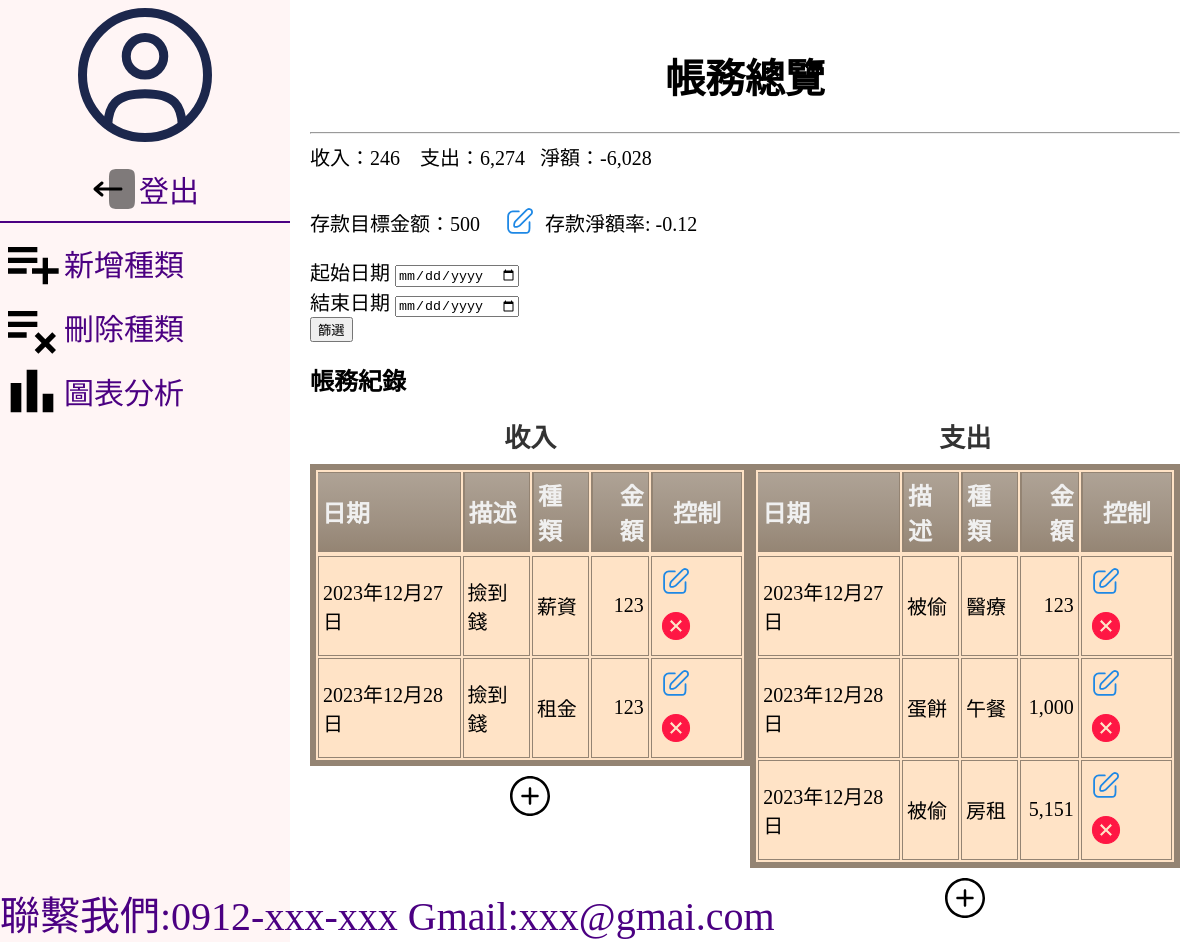
Before: /index/ (signed in) with the older database file.
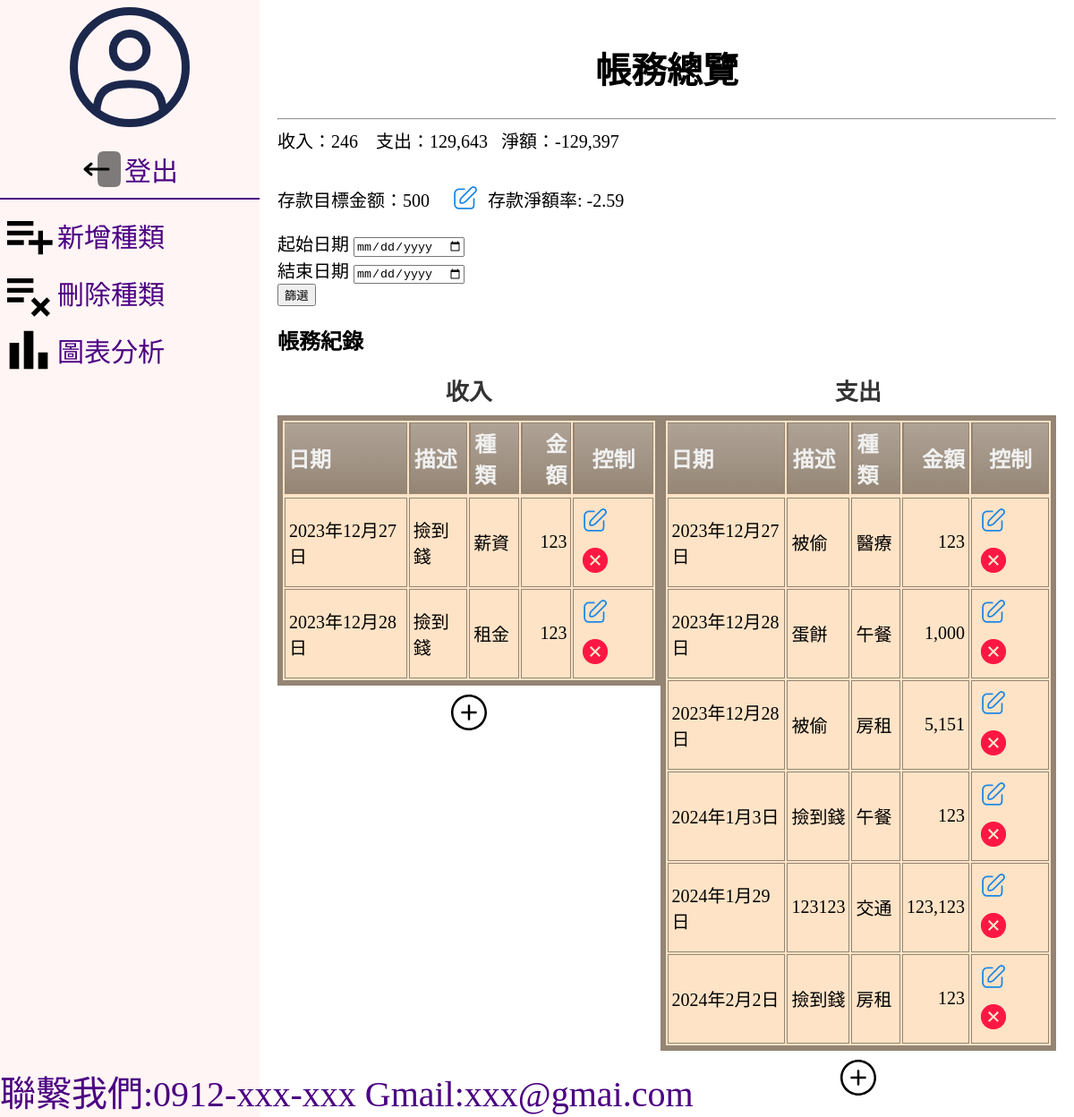
After: the same page with the newer database file.
### projectapp/models.py (models this page shows, shortened)
class DepositGoal(models.Model):
    user = models.ForeignKey(User, on_delete=models.CASCADE)
    goal_amount = models.IntegerField()

class Record_R1(models.Model):
    user=ForeignKey(User,on_delete=models.CASCADE,null=True)
    date 	= DateField()
    description = CharField(max_length=300,null=True)
    categoryR 	= CharField(max_length=50)
    cash 	= IntegerField()
    is_settled = models.BooleanField(default=False)  # 新增用來標記是否已經結算的欄位

class Record_E1(models.Model):
    user=ForeignKey(User,on_delete=models.CASCADE,null=True)
    date 	= DateField()
    description = CharField(max_length=300,null=True)
    categoryE 	= CharField(max_length=50)
    cash 	= IntegerField()
    is_settled = models.BooleanField(default=False)  # 新增用來標記是否已經結算的欄位

### projectapp/views.py (the view)
# urls.py: path('index/',views.recordall_and_cashflow,name='index'),
@login_required
def recordall_and_cashflow(request):
    deposit_goal = DepositGoal.objects.filter(user=request.user).first()
    corrent_user=request.user
    recordAllE=Record_E1.objects.filter(user=corrent_user).order_by('date')
    recordAllR=Record_R1.objects.filter(user=corrent_user).order_by('date')
    income_list=[record.cash for record in recordAllR]
    outcome_list=[record.cash for record in recordAllE]
    income=sum(income_list) if len(income_list)!=0 else 0
    outcome=sum(outcome_list) if len(outcome_list)!=0 else 0
    net = income -outcome
    form = DateFilterForm(request.GET or None)
    dataE=None
    if form.is_valid():
        start_date = form.cleaned_data['start_date']
        end_date = form.cleaned_data['end_date']
        if start_date and end_date:
            dataE = recordAllE.filter(date__range=(start_date, end_date))
        elif start_date:
            dataE = recordAllE.filter(date__gte=start_date) # gte:大於等於
        elif end_date:
            dataE = recordAllE.filter(date__lte=end_date) # lte:小於等於
    else:
        dataE = recordAllE
    if deposit_goal:
        goal_amount = deposit_goal.goal_amount
        if goal_amount == 0:
            goal_percent = 0
        else:
            goal_percent = net / (goal_amount * 100)
            goal_percent = round(goal_percent, 2)
    else:
        goal_amount = 0
        goal_percent = 0
    return render(request,'index.html',locals())

### projectapp/forms.py
class DateFilterForm(forms.Form):
    start_date = forms.DateField(label='起始日期', required=False,widget=forms.DateInput(attrs={'type': 'date'}))
    end_date = forms.DateField(label='結束日期', required=False,widget=forms.DateInput(attrs={'type': 'date'}) )
    def __init__(self, *args, **kwargs):
        super(DateFilterForm, self).__init__(*args, **kwargs)
        self.helper = FormHelper()
        self.helper.form_method = 'GET'  # 使用 GET 方法提交表单
        self.helper.add_input(Submit('submit', '筛选'))

### templates/index.html (shortened to what this page needs)
<!DOCTYPE html>
<html lang="en">
<head>
  <link rel="stylesheet" href="/static/css/index.css">
  {% load crispy_forms_tags %}
</head>
<body>
  <div class="container">
    <div class="left-box">
      <div class="listtitle"><img src="/static/img/user-circle-svgrepo-com.svg" alt="">
        <a href="/confirm_logout" class="logout">
          <img src="/static/img/logout-2-svgrepo-com (1).svg" alt="">
          <span>登出</span>
        </a>
      </div>
      <hr>
      <div class="list">
        <a href="/addcategory">
          <img src="/static/img/playlist_add_FILL0_wght400_GRAD0_opsz24.svg" alt="">
          <span>新增種類</span>
        </a>
        <a href="/delcategory">
          <img src="/static/img/playlist_remove_FILL0_wght400_GRAD0_opsz24.svg" alt="">
          <span>刪除種類</span>
        </a>
        <a href="/charts">
          <img src="/static/img/bar_chart_FILL0_wght400_GRAD0_opsz24.svg" alt="">
          <span>圖表分析</span>
        </a>
      </div>
      <div class="content">
        聯繫我們:0912-xxx-xxx
        Gmail:xxx@gmai.com
      </div>
    </div>
    <div class="right-text">
      <h1 style="font-size: 40px;text-align: center;">帳務總覽</h1>
      <hr>
      <div class="incomeEP">
        收入：<span class="thousand-separator">{{ income }}</span> &nbsp;&nbsp;
        支出：<span class="thousand-separator">{{ outcome }} </span>&nbsp;&nbsp;
        淨額：<span class="thousand-separator">{{ net }}</span>
        {% if deposit_goal %}
        <p>存款目標金额：<span class="thousand-separator">{{ deposit_goal.goal_amount }}</span> &nbsp;&nbsp;
          <a href="{% url 'set_deposit_goal' %}"><img src="/static/img/edit.svg" alt=""
              style="transform: translateY(10px);"></a>
          存款淨額率: {{ goal_percent }}
          {% else %}
        <p>存款目標金额：<span class="thousand-separator">0</span>
          <a href="{% url 'set_deposit_goal' %}"><img src="/static/img/plus-circle-svgrepo-com copy.svg" alt=""
              style="transform: translateY(4px);"></a>
          {% endif %}
          <form action="." method="get">
            {{ form|crispy }}
            <button type="submit" class="button-change">篩選</button>
          </form>
      </div>
      <h2>帳務紀錄</h2>
      <div class="table-all">
        <div>
          <table class="cinereousTable">
            <caption>收入</caption>
            <thead>
              <tr>
                <th>日期</th>
                <th>描述</th>
                <th>種類</th>
                <th style="text-align: right;">金額</th>
                <th style="text-align: center;">控制</th>
              </tr>
            </thead>
            {% for record in recordAllR %}
            <tr>
              <td>{{ record.date }}</td>
              <td>{{ record.description }}</td>
              <td>{{ record.categoryR }}</td>
              <td class="thousand-separator" style="text-align: right;">{{ record.cash }}</td>
              <td>
                <a href="{% url 'editRr' record.id %}"><img src="/static/img/edit.svg" alt="編輯"></a>
                <a href="{% url 'delRr' record.id %}"><img src="/static/img/cancel-svgrepo-com.svg" alt="刪除"></a>
              </td>
            </tr>
            {% endfor %}
          </table>
          <div style="text-align: center;margin-top:10px">
            <a style="margin-top:10px;" href="/addRrecord">
              <img src="/static/img/plus-circle-svgrepo-com.svg" alt="">
            </a>
          </div>
        </div>
        <div>
          <table class="cinereousTable">
            <caption>支出</caption>
            <thead>
              <th>日期</th>
              <th>描述</th>
              <th>種類</th>
              <th style="text-align: right;">金額</th>
              <th style="text-align: center;">控制</th>
              {% for record in dataE %}
              <tr>
            </thead>
            <td>{{ record.date }}</td>
            <td>{{ record.description }}</td>
            <td>{{ record.categoryE }}</td>
            <td class="thousand-separator" style="text-align: right;">{{ record.cash }}</td>
            <td>
              <a href="{% url 'editEr' record.id %}"><img src="/static/img/edit.svg" alt="編輯"></a>
              <a href="{% url 'delEr' record.id %}"><img src="/static/img/cancel-svgrepo-com.svg" alt="刪除"></a>
            </td>
            </tr>
            {% endfor %}
          </table>
          <div style="text-align: center; margin-top:10px">
            <a style="color:black;text-decoration: none;" href="/addErecord">
              <img src="/static/img/plus-circle-svgrepo-com.svg" alt="">
            </a>
          </div>
        </div>
      </div>
    </div>
  </div>
</body>
</html>

### static/css/index.css (style rules this page uses)
body { margin: 0; padding: 0; }
.container { display: flex; width: 100vw; height: 100vh; }
.left-box { width: 25%; background-color: #fff5f5; }
.left-box .list span { color: #4b0082; }
.left-box .list a { color: #4b0082; text-decoration: none; font-size:30px; display: flex; align-items: center; }
.listtitle { color: #4b0082; font-size: 60px; text-align: center; }
.listtitle a { color: #4b0082; text-decoration: none; font-size:30px; display: flex; align-items: center; justify-content: center; }
.logout { text-align: center; }
.content { position: absolute; color:#4b0082; font-size: 40px; bottom:0; display: flex; flex-direction: column; }
.left-box hr { border: 1px solid #4b0082; }
.right-text { width: 75%; padding: 20px; overflow-y: auto; }
.incomeEP { color:black; font-size: 20px; }
.table-all { display:flex; justify-content: space-around; }
.table-all caption { font-size: 26px; font-weight: bold; color: #333; margin-bottom: 10px; }
.table-all img { text-align: center; }
.thousand-separator { text-align: right; }
table.cinereousTable { border: 6px solid #948473; background-color: #FFE3C6; width: 100%; }
table.cinereousTable td, table.cinereousTable th { border: 1px solid #948473; padding: 4px 4px; }
table.cinereousTable tbody td { font-size: 20px; padding: 4px; }
table.cinereousTable thead { background: #948473; background: -moz-linear-gradient(top, #afa396 0%, #9e9081 66%, #948473 100%); background: -webkit-linear-gradient(top, #afa396 0%, #9e9081 66%, #948473 100%); background: linear-gradient(to bottom, #afa396 0%, #9e9081 66%, #948473 100%); }
table.cinereousTable thead th { font-size: 24px; font-weight: bold; color: #F0F0F0; text-align: left; border-left: 2px solid #948473; }
table.cinereousTable thead th:first-child { border-left: none; }

Changed rows visible on the page:
added Record_E1: date "2024年1月3日", description "撿到錢", categoryE "午餐", cash "123"
added Record_E1: date "2024年1月29日", description "123123", categoryE "交通", cash "123,123"
added Record_E1: date "2024年2月2日", description "撿到錢", categoryE "房租", cash "123"
Other visible differences:
{{ outcome }}: "6,274" → "129,643"
{{ net }}: "-6,028" → "-129,397"
{{ goal_percent }}: "-0.12" → "-2.59"
